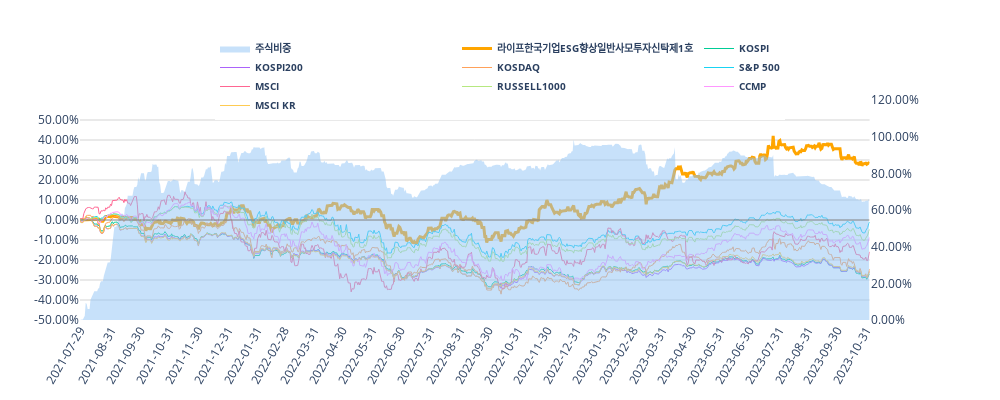

Source (notebook cell):
### Code cell
p= Perfomance(fund_code="100004")
p.get_performance_plot()

### Figure 1 — Plotly figure (JSON) as saved in the notebook; plotly's stock layout.template omitted (floating-point values rounded to 4 significant figures; data arrays with more than 128 entries replaced by an {"elided": "..."} marker saying what was removed)
{"data": [{"fill": "tozeroy", "line": {"color": "#90c4f5", "width": 0}, "name": "<b>주식비중</b>", "opacity": 0.1, "type": "scatter", "x": {"elided": "828 str values"}, "xaxis": "x", "y": {"elided": "828 float values"}, "yaxis": "y2"}, {"line": {"color": "orange", "width": 3}, "name": "<b>라이프한국기업ESG향상일반사모투자신탁제1호</b>", "type": "scatter", "x": {"elided": "828 str values"}, "xaxis": "x", "y": {"elided": "828 float values"}, "yaxis": "y"}, {"line": {"width": 1}, "name": "<b>KOSPI</b>", "type": "scatter", "x": {"elided": "828 str values"}, "xaxis": "x", "y": {"elided": "828 float values"}, "yaxis": "y"}, {"line": {"width": 1}, "name": "<b>KOSPI200</b>", "type": "scatter", "x": {"elided": "828 str values"}, "xaxis": "x", "y": {"elided": "828 float values"}, "yaxis": "y"}, {"line": {"width": 1}, "name": "<b>KOSDAQ</b>", "type": "scatter", "x": {"elided": "828 str values"}, "xaxis": "x", "y": {"elided": "828 float values"}, "yaxis": "y"}, {"line": {"width": 1}, "name": "<b>S&P 500</b>", "type": "scatter", "x": {"elided": "828 str values"}, "xaxis": "x", "y": {"elided": "828 float values"}, "yaxis": "y"}, {"line": {"width": 1}, "name": "<b>MSCI</b>", "type": "scatter", "x": {"elided": "828 str values"}, "xaxis": "x", "y": {"elided": "828 float values"}, "yaxis": "y"}, {"line": {"width": 1}, "name": "<b>RUSSELL1000</b>", "type": "scatter", "x": {"elided": "828 str values"}, "xaxis": "x", "y": {"elided": "828 float values"}, "yaxis": "y"}, {"line": {"width": 1}, "name": "<b>CCMP</b>", "type": "scatter", "x": {"elided": "828 str values"}, "xaxis": "x", "y": {"elided": "828 float values"}, "yaxis": "y"}, {"line": {"width": 1}, "name": "<b>MSCI KR</b>", "type": "scatter", "x": {"elided": "828 str values"}, "xaxis": "x", "y": {"elided": "828 float values"}, "yaxis": "y"}], "layout": {"height": 400, "legend": {"font": {"size": 10}, "orientation": "h", "x": 0.5, "xanchor": "center", "y": 1.3, "yanchor": "top"}, "paper_bgcolor": "white", "plot_bgcolor": "white", "shapes": [{"line": {"color": "Gray", "width": 1}, "type": "line", "x0": "2021-07-29T00:00:00", "x1": "2023-11-03T00:00:00", "y0": 0, "y1": 0}], "width": 1000, "xaxis": {"anchor": "y", "domain": [0, 0.94], "range": ["2021-07-29T00:00:00", "2023-11-03T00:00:00"], "showgrid": false, "tickangle": -60, "tickmode": "array", "ticktext": ["2021-07-29", "2021-08-31", "2021-09-30", "2021-10-31", "2021-11-30", "2021-12-31", "2022-01-31", "2022-02-28", "2022-03-31", "2022-04-30", "2022-05-31", "2022-06-30", "2022-07-31", "2022-08-31", "2022-09-30", "2022-10-31", "2022-11-30", "2022-12-31", "2023-01-31", "2023-02-28", "2023-03-31", "2023-04-30", "2023-05-31", "2023-06-30", "2023-07-31", "2023-08-31", "2023-09-30", "2023-10-31"], "tickvals": ["2021-07-29T00:00:00", "2021-08-31T00:00:00", "2021-09-30T00:00:00", "2021-10-31T00:00:00", "2021-11-30T00:00:00", "2021-12-31T00:00:00", "2022-01-31T00:00:00", "2022-02-28T00:00:00", "2022-03-31T00:00:00", "2022-04-30T00:00:00", "2022-05-31T00:00:00", "2022-06-30T00:00:00", "2022-07-31T00:00:00", "2022-08-31T00:00:00", "2022-09-30T00:00:00", "2022-10-31T00:00:00", "2022-11-30T00:00:00", "2022-12-31T00:00:00", "2023-01-31T00:00:00", "2023-02-28T00:00:00", "2023-03-31T00:00:00", "2023-04-30T00:00:00", "2023-05-31T00:00:00", "2023-06-30T00:00:00", "2023-07-31T00:00:00", "2023-08-31T00:00:00", "2023-09-30T00:00:00", "2023-10-31T00:00:00"]}, "yaxis": {"anchor": "x", "domain": [0, 1], "gridcolor": "lightgrey", "nticks": 11, "range": [-50, 60], "showgrid": true, "ticktext": ["-50.00%", "-40.00%", "-30.00%", "-20.00%", "-10.00%", "0.00%", "10.00%", "20.00%", "30.00%", "40.00%", "50.00%"], "tickvals": [-50, -40, -30, -20, -10, 0, 10, 20, 30, 40, 50]}, "yaxis2": {"anchor": "x", "nticks": 7, "overlaying": "y", "range": [0, 120], "showgrid": false, "side": "right", "ticktext": ["0.00%", "20.00%", "40.00%", "60.00%", "80.00%", "100.00%", "120.00%"], "tickvals": [0, 20, 40, 60, 80, 100, 120]}}}
